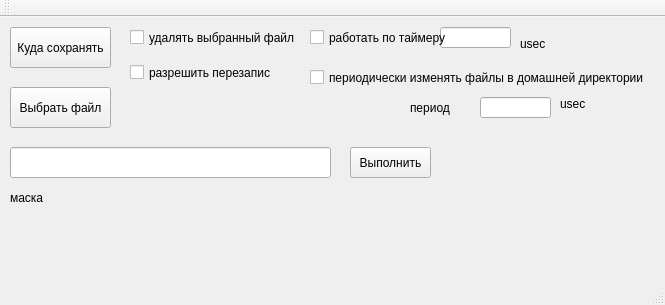
<?xml version="1.0" encoding="UTF-8"?>
<ui version="4.0">
 <class>MainWindow</class>
 <widget class="QMainWindow" name="MainWindow">
  <property name="geometry">
   <rect>
    <x>0</x>
    <y>0</y>
    <width>665</width>
    <height>305</height>
   </rect>
  </property>
  <property name="windowTitle">
   <string>MainWindow</string>
  </property>
  <widget class="QWidget" name="centralWidget">
   <widget class="QPushButton" name="loadFile">
    <property name="geometry">
     <rect>
      <x>10</x>
      <y>70</y>
      <width>101</width>
      <height>41</height>
     </rect>
    </property>
    <property name="text">
     <string>Выбрать файл</string>
    </property>
   </widget>
   <widget class="QCheckBox" name="deleteFile">
    <property name="geometry">
     <rect>
      <x>130</x>
      <y>0</y>
      <width>201</width>
      <height>41</height>
     </rect>
    </property>
    <property name="text">
     <string>удалять выбранный файл</string>
    </property>
   </widget>
   <widget class="QPushButton" name="selectRoute">
    <property name="geometry">
     <rect>
      <x>10</x>
      <y>10</y>
      <width>101</width>
      <height>41</height>
     </rect>
    </property>
    <property name="text">
     <string>Куда сохранять</string>
    </property>
   </widget>
   <widget class="QPushButton" name="singleStart">
    <property name="geometry">
     <rect>
      <x>350</x>
      <y>130</y>
      <width>81</width>
      <height>31</height>
     </rect>
    </property>
    <property name="text">
     <string>Выполнить</string>
    </property>
   </widget>
   <widget class="QLabel" name="label">
    <property name="geometry">
     <rect>
      <x>10</x>
      <y>170</y>
      <width>91</width>
      <height>21</height>
     </rect>
    </property>
    <property name="text">
     <string>маска</string>
    </property>
   </widget>
   <widget class="QLineEdit" name="inputKey">
    <property name="geometry">
     <rect>
      <x>10</x>
      <y>130</y>
      <width>321</width>
      <height>31</height>
     </rect>
    </property>
   </widget>
   <widget class="QLineEdit" name="intervalTimer">
    <property name="enabled">
     <bool>true</bool>
    </property>
    <property name="geometry">
     <rect>
      <x>440</x>
      <y>10</y>
      <width>71</width>
      <height>21</height>
     </rect>
    </property>
   </widget>
   <widget class="QCheckBox" name="activateTimer">
    <property name="geometry">
     <rect>
      <x>310</x>
      <y>0</y>
      <width>151</width>
      <height>41</height>
     </rect>
    </property>
    <property name="text">
     <string>работать по таймеру</string>
    </property>
   </widget>
   <widget class="QCheckBox" name="reWriteCheck">
    <property name="geometry">
     <rect>
      <x>130</x>
      <y>40</y>
      <width>141</width>
      <height>31</height>
     </rect>
    </property>
    <property name="text">
     <string>разрешить перезапись</string>
    </property>
   </widget>
   <widget class="QLabel" name="label_2">
    <property name="geometry">
     <rect>
      <x>520</x>
      <y>20</y>
      <width>47</width>
      <height>13</height>
     </rect>
    </property>
    <property name="text">
     <string>usec</string>
    </property>
   </widget>
   <widget class="QLineEdit" name="intervalDirTimer">
    <property name="enabled">
     <bool>true</bool>
    </property>
    <property name="geometry">
     <rect>
      <x>480</x>
      <y>80</y>
      <width>71</width>
      <height>21</height>
     </rect>
    </property>
    <property name="text">
     <string/>
    </property>
   </widget>
   <widget class="QLabel" name="label_3">
    <property name="geometry">
     <rect>
      <x>560</x>
      <y>80</y>
      <width>47</width>
      <height>13</height>
     </rect>
    </property>
    <property name="text">
     <string>usec</string>
    </property>
   </widget>
   <widget class="QCheckBox" name="activateDirTimer">
    <property name="geometry">
     <rect>
      <x>310</x>
      <y>40</y>
      <width>341</width>
      <height>41</height>
     </rect>
    </property>
    <property name="text">
     <string>периодически изменять файлы в домашней директории</string>
    </property>
   </widget>
   <widget class="QLabel" name="label_4">
    <property name="geometry">
     <rect>
      <x>410</x>
      <y>80</y>
      <width>61</width>
      <height>21</height>
     </rect>
    </property>
    <property name="text">
     <string>период</string>
    </property>
   </widget>
  </widget>
  <widget class="QMenuBar" name="menuBar">
   <property name="geometry">
    <rect>
     <x>0</x>
     <y>0</y>
     <width>665</width>
     <height>21</height>
    </rect>
   </property>
  </widget>
  <widget class="QToolBar" name="mainToolBar">
   <attribute name="toolBarArea">
    <enum>TopToolBarArea</enum>
   </attribute>
   <attribute name="toolBarBreak">
    <bool>false</bool>
   </attribute>
  </widget>
  <widget class="QStatusBar" name="statusBar"/>
  <action name="actionLoadFile">
   <property name="text">
    <string>Выбрать файл</string>
   </property>
  </action>
 </widget>
 <layoutdefault spacing="6" margin="11"/>
 <resources/>
 <connections/>
</ui>
